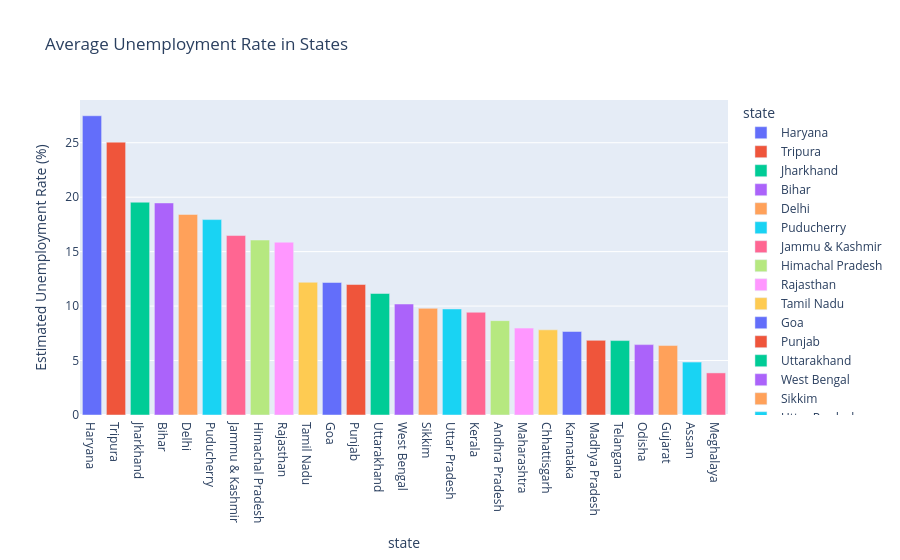

Notebook cell for this chart:
### Markdown cell above
##### Unemployment rate in each state

### Code cell
unemp_state = df[['Estimated Unemployment Rate (%)','state']]
unemp = unemp_state.groupby('state').mean().reset_index()
unemp = unemp.sort_values(by = 'Estimated Unemployment Rate (%)', ascending=False)
fig = px.bar(unemp, x='state',y='Estimated Unemployment Rate (%)',color = 'state',
             title = 'Average Unemployment Rate in States')
fig.show()

### Figure 1 — Plotly figure (JSON) as saved in the notebook; plotly's stock layout.template omitted (floating-point values rounded to 4 significant figures)
{"data": [{"hovertemplate": "state=%{x}<br>Estimated Unemployment Rate (%)=%{y}<extra></extra>", "legendgroup": "Haryana", "marker": {"color": "#636efa", "pattern": {"shape": ""}}, "name": "Haryana", "orientation": "v", "showlegend": true, "textposition": "auto", "type": "bar", "x": ["Haryana"], "xaxis": "x", "y": [27.48], "yaxis": "y"}, {"hovertemplate": "state=%{x}<br>Estimated Unemployment Rate (%)=%{y}<extra></extra>", "legendgroup": "Tripura", "marker": {"color": "#EF553B", "pattern": {"shape": ""}}, "name": "Tripura", "orientation": "v", "showlegend": true, "textposition": "auto", "type": "bar", "x": ["Tripura"], "xaxis": "x", "y": [25.05], "yaxis": "y"}, {"hovertemplate": "state=%{x}<br>Estimated Unemployment Rate (%)=%{y}<extra></extra>", "legendgroup": "Jharkhand", "marker": {"color": "#00cc96", "pattern": {"shape": ""}}, "name": "Jharkhand", "orientation": "v", "showlegend": true, "textposition": "auto", "type": "bar", "x": ["Jharkhand"], "xaxis": "x", "y": [19.54], "yaxis": "y"}, {"hovertemplate": "state=%{x}<br>Estimated Unemployment Rate (%)=%{y}<extra></extra>", "legendgroup": "Bihar", "marker": {"color": "#ab63fa", "pattern": {"shape": ""}}, "name": "Bihar", "orientation": "v", "showlegend": true, "textposition": "auto", "type": "bar", "x": ["Bihar"], "xaxis": "x", "y": [19.47], "yaxis": "y"}, {"hovertemplate": "state=%{x}<br>Estimated Unemployment Rate (%)=%{y}<extra></extra>", "legendgroup": "Delhi", "marker": {"color": "#FFA15A", "pattern": {"shape": ""}}, "name": "Delhi", "orientation": "v", "showlegend": true, "textposition": "auto", "type": "bar", "x": ["Delhi"], "xaxis": "x", "y": [18.41], "yaxis": "y"}, {"hovertemplate": "state=%{x}<br>Estimated Unemployment Rate (%)=%{y}<extra></extra>", "legendgroup": "Puducherry", "marker": {"color": "#19d3f3", "pattern": {"shape": ""}}, "name": "Puducherry", "orientation": "v", "showlegend": true, "textposition": "auto", "type": "bar", "x": ["Puducherry"], "xaxis": "x", "y": [17.94], "yaxis": "y"}, {"hovertemplate": "state=%{x}<br>Estimated Unemployment Rate (%)=%{y}<extra></extra>", "legendgroup": "Jammu & Kashmir", "marker": {"color": "#FF6692", "pattern": {"shape": ""}}, "name": "Jammu & Kashmir", "orientation": "v", "showlegend": true, "textposition": "auto", "type": "bar", "x": ["Jammu & Kashmir"], "xaxis": "x", "y": [16.48], "yaxis": "y"}, {"hovertemplate": "state=%{x}<br>Estimated Unemployment Rate (%)=%{y}<extra></extra>", "legendgroup": "Himachal Pradesh", "marker": {"color": "#B6E880", "pattern": {"shape": ""}}, "name": "Himachal Pradesh", "orientation": "v", "showlegend": true, "textposition": "auto", "type": "bar", "x": ["Himachal Pradesh"], "xaxis": "x", "y": [16.07], "yaxis": "y"}, {"hovertemplate": "state=%{x}<br>Estimated Unemployment Rate (%)=%{y}<extra></extra>", "legendgroup": "Rajasthan", "marker": {"color": "#FF97FF", "pattern": {"shape": ""}}, "name": "Rajasthan", "orientation": "v", "showlegend": true, "textposition": "auto", "type": "bar", "x": ["Rajasthan"], "xaxis": "x", "y": [15.87], "yaxis": "y"}, {"hovertemplate": "state=%{x}<br>Estimated Unemployment Rate (%)=%{y}<extra></extra>", "legendgroup": "Tamil Nadu", "marker": {"color": "#FECB52", "pattern": {"shape": ""}}, "name": "Tamil Nadu", "orientation": "v", "showlegend": true, "textposition": "auto", "type": "bar", "x": ["Tamil Nadu"], "xaxis": "x", "y": [12.19], "yaxis": "y"}, {"hovertemplate": "state=%{x}<br>Estimated Unemployment Rate (%)=%{y}<extra></extra>", "legendgroup": "Goa", "marker": {"color": "#636efa", "pattern": {"shape": ""}}, "name": "Goa", "orientation": "v", "showlegend": true, "textposition": "auto", "type": "bar", "x": ["Goa"], "xaxis": "x", "y": [12.17], "yaxis": "y"}, {"hovertemplate": "state=%{x}<br>Estimated Unemployment Rate (%)=%{y}<extra></extra>", "legendgroup": "Punjab", "marker": {"color": "#EF553B", "pattern": {"shape": ""}}, "name": "Punjab", "orientation": "v", "showlegend": true, "textposition": "auto", "type": "bar", "x": ["Punjab"], "xaxis": "x", "y": [11.98], "yaxis": "y"}, {"hovertemplate": "state=%{x}<br>Estimated Unemployment Rate (%)=%{y}<extra></extra>", "legendgroup": "Uttarakhand", "marker": {"color": "#00cc96", "pattern": {"shape": ""}}, "name": "Uttarakhand", "orientation": "v", "showlegend": true, "textposition": "auto", "type": "bar", "x": ["Uttarakhand"], "xaxis": "x", "y": [11.16], "yaxis": "y"}, {"hovertemplate": "state=%{x}<br>Estimated Unemployment Rate (%)=%{y}<extra></extra>", "legendgroup": "West Bengal", "marker": {"color": "#ab63fa", "pattern": {"shape": ""}}, "name": "West Bengal", "orientation": "v", "showlegend": true, "textposition": "auto", "type": "bar", "x": ["West Bengal"], "xaxis": "x", "y": [10.19], "yaxis": "y"}, {"hovertemplate": "state=%{x}<br>Estimated Unemployment Rate (%)=%{y}<extra></extra>", "legendgroup": "Sikkim", "marker": {"color": "#FFA15A", "pattern": {"shape": ""}}, "name": "Sikkim", "orientation": "v", "showlegend": true, "textposition": "auto", "type": "bar", "x": ["Sikkim"], "xaxis": "x", "y": [9.793], "yaxis": "y"}, {"hovertemplate": "state=%{x}<br>Estimated Unemployment Rate (%)=%{y}<extra></extra>", "legendgroup": "Uttar Pradesh", "marker": {"color": "#19d3f3", "pattern": {"shape": ""}}, "name": "Uttar Pradesh", "orientation": "v", "showlegend": true, "textposition": "auto", "type": "bar", "x": ["Uttar Pradesh"], "xaxis": "x", "y": [9.737], "yaxis": "y"}, {"hovertemplate": "state=%{x}<br>Estimated Unemployment Rate (%)=%{y}<extra></extra>", "legendgroup": "Kerala", "marker": {"color": "#FF6692", "pattern": {"shape": ""}}, "name": "Kerala", "orientation": "v", "showlegend": true, "textposition": "auto", "type": "bar", "x": ["Kerala"], "xaxis": "x", "y": [9.434], "yaxis": "y"}, {"hovertemplate": "state=%{x}<br>Estimated Unemployment Rate (%)=%{y}<extra></extra>", "legendgroup": "Andhra Pradesh", "marker": {"color": "#B6E880", "pattern": {"shape": ""}}, "name": "Andhra Pradesh", "orientation": "v", "showlegend": true, "textposition": "auto", "type": "bar", "x": ["Andhra Pradesh"], "xaxis": "x", "y": [8.664], "yaxis": "y"}, {"hovertemplate": "state=%{x}<br>Estimated Unemployment Rate (%)=%{y}<extra></extra>", "legendgroup": "Maharashtra", "marker": {"color": "#FF97FF", "pattern": {"shape": ""}}, "name": "Maharashtra", "orientation": "v", "showlegend": true, "textposition": "auto", "type": "bar", "x": ["Maharashtra"], "xaxis": "x", "y": [7.979], "yaxis": "y"}, {"hovertemplate": "state=%{x}<br>Estimated Unemployment Rate (%)=%{y}<extra></extra>", "legendgroup": "Chhattisgarh", "marker": {"color": "#FECB52", "pattern": {"shape": ""}}, "name": "Chhattisgarh", "orientation": "v", "showlegend": true, "textposition": "auto", "type": "bar", "x": ["Chhattisgarh"], "xaxis": "x", "y": [7.819], "yaxis": "y"}, {"hovertemplate": "state=%{x}<br>Estimated Unemployment Rate (%)=%{y}<extra></extra>", "legendgroup": "Karnataka", "marker": {"color": "#636efa", "pattern": {"shape": ""}}, "name": "Karnataka", "orientation": "v", "showlegend": true, "textposition": "auto", "type": "bar", "x": ["Karnataka"], "xaxis": "x", "y": [7.668], "yaxis": "y"}, {"hovertemplate": "state=%{x}<br>Estimated Unemployment Rate (%)=%{y}<extra></extra>", "legendgroup": "Madhya Pradesh", "marker": {"color": "#EF553B", "pattern": {"shape": ""}}, "name": "Madhya Pradesh", "orientation": "v", "showlegend": true, "textposition": "auto", "type": "bar", "x": ["Madhya Pradesh"], "xaxis": "x", "y": [6.854], "yaxis": "y"}, {"hovertemplate": "state=%{x}<br>Estimated Unemployment Rate (%)=%{y}<extra></extra>", "legendgroup": "Telangana", "marker": {"color": "#00cc96", "pattern": {"shape": ""}}, "name": "Telangana", "orientation": "v", "showlegend": true, "textposition": "auto", "type": "bar", "x": ["Telangana"], "xaxis": "x", "y": [6.833], "yaxis": "y"}, {"hovertemplate": "state=%{x}<br>Estimated Unemployment Rate (%)=%{y}<extra></extra>", "legendgroup": "Odisha", "marker": {"color": "#ab63fa", "pattern": {"shape": ""}}, "name": "Odisha", "orientation": "v", "showlegend": true, "textposition": "auto", "type": "bar", "x": ["Odisha"], "xaxis": "x", "y": [6.462], "yaxis": "y"}, {"hovertemplate": "state=%{x}<br>Estimated Unemployment Rate (%)=%{y}<extra></extra>", "legendgroup": "Gujarat", "marker": {"color": "#FFA15A", "pattern": {"shape": ""}}, "name": "Gujarat", "orientation": "v", "showlegend": true, "textposition": "auto", "type": "bar", "x": ["Gujarat"], "xaxis": "x", "y": [6.376], "yaxis": "y"}, {"hovertemplate": "state=%{x}<br>Estimated Unemployment Rate (%)=%{y}<extra></extra>", "legendgroup": "Assam", "marker": {"color": "#19d3f3", "pattern": {"shape": ""}}, "name": "Assam", "orientation": "v", "showlegend": true, "textposition": "auto", "type": "bar", "x": ["Assam"], "xaxis": "x", "y": [4.856], "yaxis": "y"}, {"hovertemplate": "state=%{x}<br>Estimated Unemployment Rate (%)=%{y}<extra></extra>", "legendgroup": "Meghalaya", "marker": {"color": "#FF6692", "pattern": {"shape": ""}}, "name": "Meghalaya", "orientation": "v", "showlegend": true, "textposition": "auto", "type": "bar", "x": ["Meghalaya"], "xaxis": "x", "y": [3.866], "yaxis": "y"}], "layout": {"barmode": "relative", "legend": {"title": {"text": "state"}, "tracegroupgap": 0}, "title": {"text": "Average Unemployment Rate in States"}, "xaxis": {"anchor": "y", "categoryarray": ["Haryana", "Tripura", "Jharkhand", "Bihar", "Delhi", "Puducherry", "Jammu & Kashmir", "Himachal Pradesh", "Rajasthan", "Tamil Nadu", "Goa", "Punjab", "Uttarakhand", "West Bengal", "Sikkim", "Uttar Pradesh", "Kerala", "Andhra Pradesh", "Maharashtra", "Chhattisgarh", "Karnataka", "Madhya Pradesh", "Telangana", "Odisha", "Gujarat", "Assam", "Meghalaya"], "categoryorder": "array", "domain": [0, 1], "title": {"text": "state"}}, "yaxis": {"anchor": "x", "domain": [0, 1], "title": {"text": "Estimated Unemployment Rate (%)"}}}}
